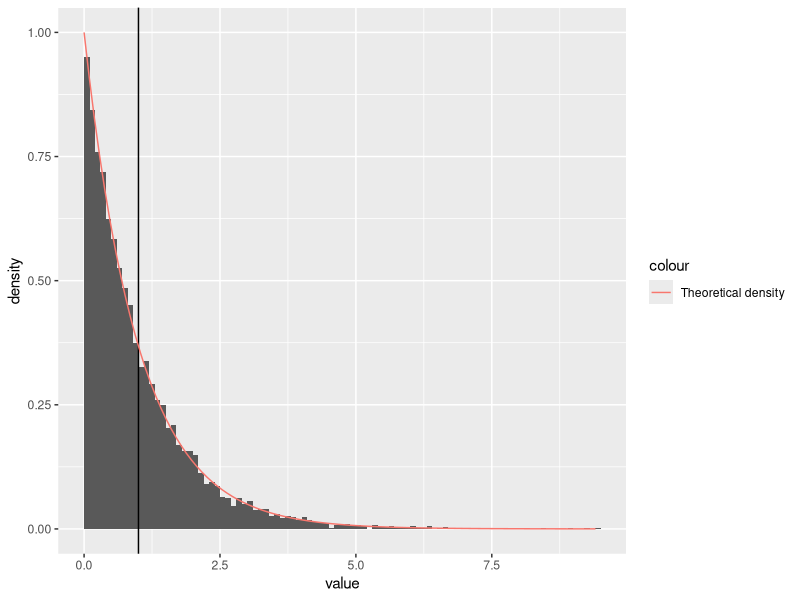
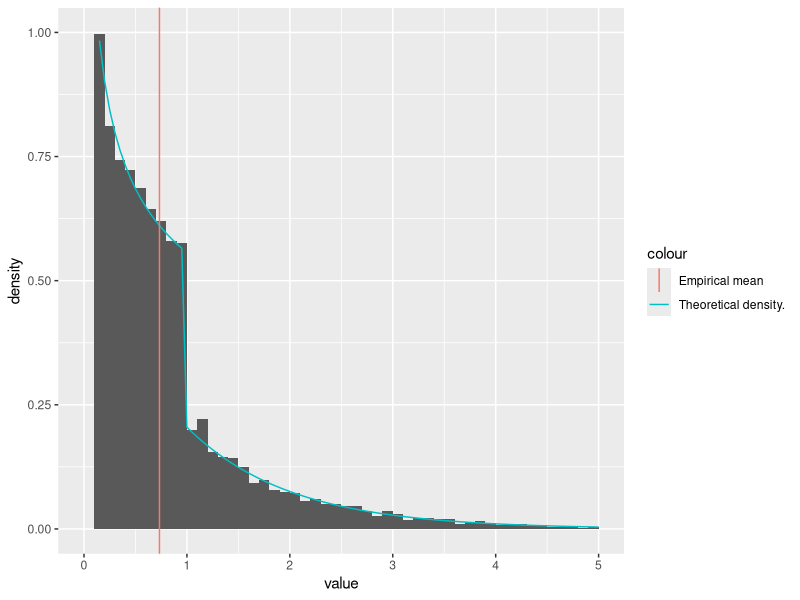

Here is the R script that generated these plots, in order:
## ---- chunk 1
library(tidyverse)
## ---- chunk 2
rexp <- function(n, rate = 1) {
  uniformly_distributed <- runif(n=n)
  exponentially_distributed <- -log(uniformly_distributed) / rate
  return(enframe(exponentially_distributed))
}
## ---- chunk 3
samples <- 10000
rate <- 1
exponential_samples <- rexp(n = samples, rate = rate)
ggplot() + 
  geom_histogram(
    data = exponential_samples,
    mapping = aes(x=value, y=..density..),
    binwidth = 0.1,
    boundary = 0
  ) +
  geom_vline(
    aes(xintercept = mean(exponential_samples$value))
  ) +
  stat_function(
    fun = dexp,
    args=list(rate = rate),
    aes(col='Theoretical density')
  )
## ---- chunk 4
rg <- function(n, rate = 1) {
  u <- runif(n = n)
  boundary <- exp(1) / (rate + exp(1))
  left <- u < boundary
  right <- !left
  u[left] <- (u[left] / boundary) ** (1 / rate)
  u[right] <- -log((1 - u[right]) / (boundary * rate))
  return(enframe(u))
}
## ---- chunk 5
dg <- function(x, rate = 1) {
  normalizing_constant <- rate * exp(1) / (rate + exp(1))
  d <- rep(0, length(x))
  left_indices <- 0 < x & x < 1
  right_indices <- 1 <= x
  d[left_indices] <- normalizing_constant * (x[left_indices] ** (rate - 1))
  d[right_indices] <- normalizing_constant * exp(-x[right_indices])
  return(d)
}
## ---- chunk 6
samples <- 10000
rate <- 0.7
g_samples <- rg(n = samples, rate = rate)
ggplot() +
  geom_histogram(
    data = g_samples,
    mapping = aes(x=value, y=..density..),
    binwidth = 0.1,
    boundary = 0
  ) + stat_function(
    fun = dg,
    args = list(rate = rate),
    aes(col = 'Theoretical density.')
  ) +
  geom_vline(
    aes(
      xintercept = mean(g_samples$value),
      col = 'Empirical mean'
    )
  ) +
  ylim(0, 1) +
  xlim(0, 5)
